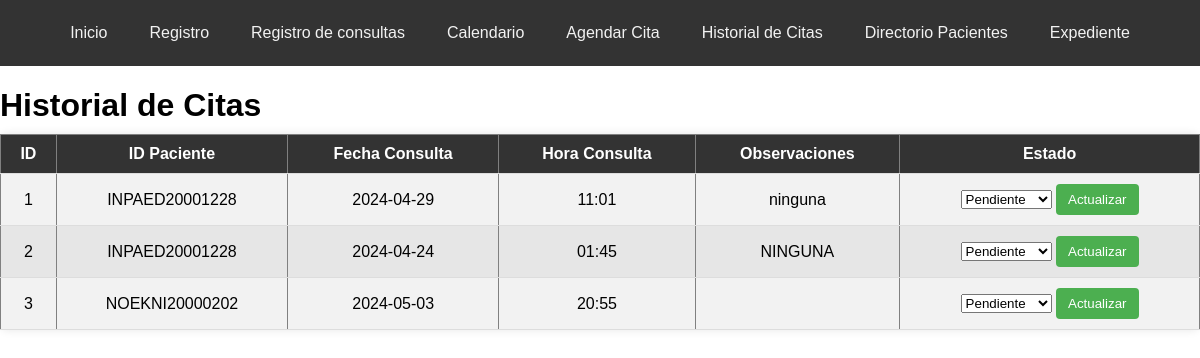
The app's page /historial_citas (signed in), older data.
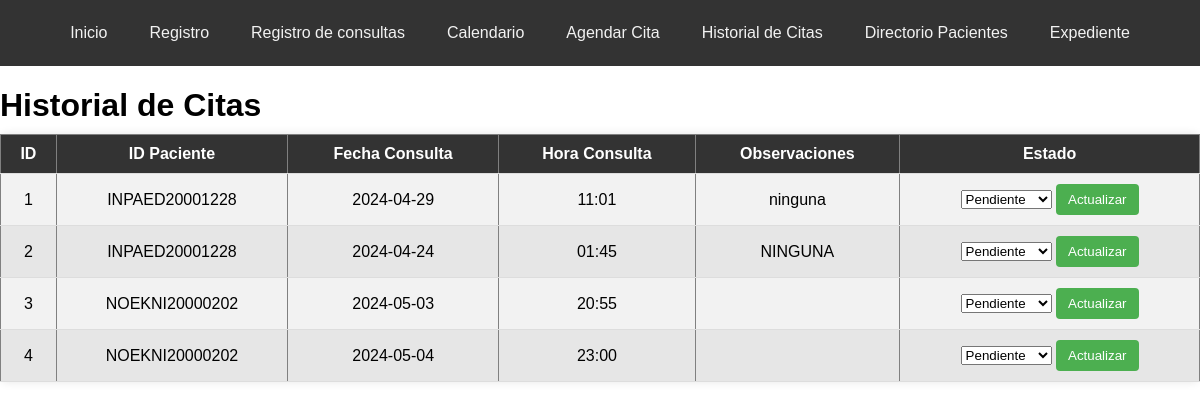
The same page, newer data.
### tables this page shows
CREATE TABLE citas (
                    id_cita INTEGER PRIMARY KEY AUTOINCREMENT,
                    id_paciente TEXT,
                    fecha_consulta TEXT NOT NULL,
                    hora_consulta TEXT NOT NULL, 
                    observaciones TEXT,
                    estado TEXT DEFAULT 'Pendiente',
                    FOREIGN KEY (id_paciente) REFERENCES pacientes(id_paciente)
                );

### app.py (the view)
@app.route('/historial_citas', methods=['GET'])
@login_required
def historial_citas():
    with get_db_connection() as connection:
        cursor = connection.cursor()
        cursor.execute("SELECT id_cita, id_paciente, fecha_consulta, hora_consulta, observaciones, estado FROM citas")
        citas = cursor.fetchall()
    return render_template('historial_citas.html', citas=citas)

### app.py (called while the page is built)
def get_db_connection():
    return sqlite3.connect('nutricion_consulta.db')

def login_required(f):
    @wraps(f)
    def decorated_function(*args, **kwargs):
        if 'username' not in session:
            return redirect(url_for('login'))
        return f(*args, **kwargs)
    return decorated_function

### templates/historial_citas.html (shortened to what this page needs)
<!DOCTYPE html>
<html lang="es">
<head>
</head>
<body>
    <div class="navbar">
        <a href="/">Inicio</a>
        <a href="/registro">Registro</a>
        <a href="/consultar">Registro de consultas</a>
        <a href="/options">Calendario</a>
        <a href="/agendar_cita">Agendar Cita</a>
        <a href="/historial_citas">Historial de Citas</a>
        <a href="/directorio_pacientes">Directorio Pacientes</a>
        <a href="/crear_expediente">Expediente</a>
    </div>
    <div class="container">
        <h1>Historial de Citas</h1>
        <table border="1">
            <tr>
                <th>ID</th>
                <th>ID Paciente</th>
                <th>Fecha Consulta</th>
                <th>Hora Consulta</th>
                <th>Observaciones</th>
                <th>Estado</th>
            </tr>
            {% for cita in citas %}
            <tr>
                <td>{{ cita[0] }}</td>
                <td>{{ cita[1] }}</td>
                <td>{{ cita[2] }}</td>
                <td>{{ cita[3] }}</td>
                <td>{{ cita[4] }}</td>
                <td>
                    <form action="/actualizar_estado" method="POST">
                        <select name="estado">
                            <option value="Pendiente" {% if cita[5] == 'Pendiente' %}selected{% endif %}>Pendiente</option>
                        </select>
                        <input type="submit" value="Actualizar">
                    </form>
                </td>
            </tr>
            {% endfor %}
        </table>
    </body>
    </html>

### templates/historial_citas.html (style rules this page uses)
body { font-family: Arial, sans-serif; margin: 0; padding: 0; background-image: url('https://img.freepik.com/vector-gratis/fondo-frutas-verduras_23-2148485148.jpg?w=740&t=st=1713248651~exp=1713249251~hmac=30e168e9f2d449c4894d64a9e7ff69ce1449d8aca24ba3c0d846298490ca6041'); background-size: cover; background-position: center; background-repeat: no-repeat; }
.navbar { overflow: hidden; background-color: #333; display: flex; justify-content: center; padding: 10px 0; }
.navbar a { color: #f2f2f2; text-align: center; padding: 14px 16px; text-decoration: none; transition: background-color 0.3s ease; border-radius: 5px; margin: 0 5px; }
h1 { margin-bottom: 10px; }
table { width: 100%; border-collapse: collapse; margin-bottom: 20px; background-color: #fff; border-radius: 8px; box-shadow: 0 0 10px rgba(0, 0, 0, 0.1); }
th, td { padding: 10px; text-align: center; border-bottom: 1px solid #ddd; transition: background-color 0.3s; }
th { background-color: #333; color: #ffffff; }
tr:nth-child(even) { background-color: #f2f2f2; }
tr:nth-child(odd) { background-color: #e6e6e6; }
input[type="submit"] { background-color: #4CAF50; color: white; border: none; padding: 8px 12px; border-radius: 4px; cursor: pointer; }

Row changes from the older to the newer data that the page shows:
added citas: id_cita "4", id_paciente "NOEKNI20000202", fecha_consulta "2024-05-04", hora_consulta "23:00", estado "Pendiente"
